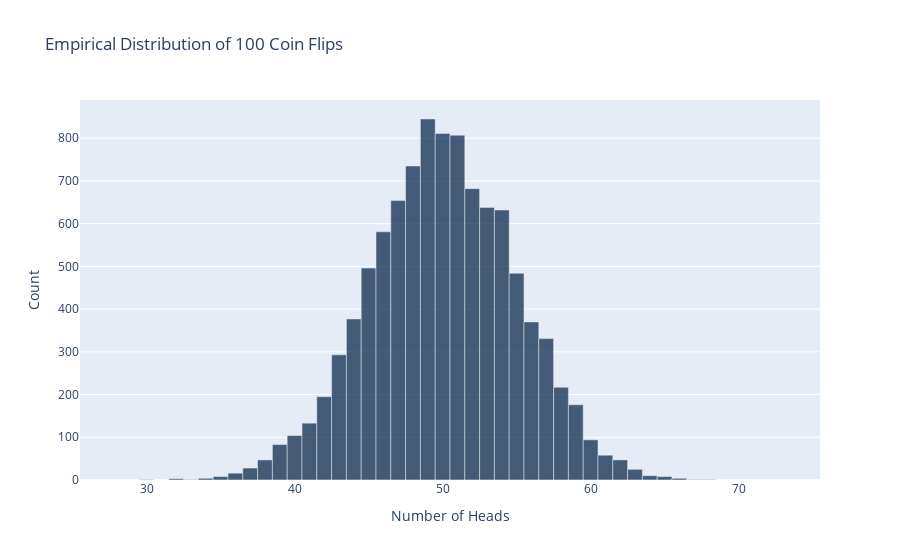

Notebook code cell kept with this figure:
### Code cell
Table().with_columns('Number of Heads', num_heads_arr) \
       .hist(density = False, bins = np.arange(25.5, 76.5), title = 'Empirical Distribution of 100 Coin Flips')

### Figure 1 — Plotly figure (JSON) as saved in the notebook; plotly's stock layout.template omitted (floating-point values rounded to 4 significant figures)
{"data": [{"customdata": ["(25.5, 26.5)", "(26.5, 27.5)", "(27.5, 28.5)", "(28.5, 29.5)", "(29.5, 30.5)", "(30.5, 31.5)", "(31.5, 32.5)", "(32.5, 33.5)", "(33.5, 34.5)", "(34.5, 35.5)", "(35.5, 36.5)", "(36.5, 37.5)", "(37.5, 38.5)", "(38.5, 39.5)", "(39.5, 40.5)", "(40.5, 41.5)", "(41.5, 42.5)", "(42.5, 43.5)", "(43.5, 44.5)", "(44.5, 45.5)", "(45.5, 46.5)", "(46.5, 47.5)", "(47.5, 48.5)", "(48.5, 49.5)", "(49.5, 50.5)", "(50.5, 51.5)", "(51.5, 52.5)", "(52.5, 53.5)", "(53.5, 54.5)", "(54.5, 55.5)", "(55.5, 56.5)", "(56.5, 57.5)", "(57.5, 58.5)", "(58.5, 59.5)", "(59.5, 60.5)", "(60.5, 61.5)", "(61.5, 62.5)", "(62.5, 63.5)", "(63.5, 64.5)", "(64.5, 65.5)", "(65.5, 66.5)", "(66.5, 67.5)", "(67.5, 68.5)", "(68.5, 69.5)", "(69.5, 70.5)", "(70.5, 71.5)", "(71.5, 72.5)", "(72.5, 73.5)", "(73.5, 74.5)", "(74.5, 75.5)", "(75.5, 68.0)"], "hovertemplate": "Bin Endpoints: %{customdata}<br>Bar Height: %{y}", "marker": {"color": "rgb(0,30,66)"}, "name": "Number of Heads", "opacity": 0.7, "type": "bar", "width": [1, 1, 1, 1, 1, 1, 1, 1, 1, 1, 1, 1, 1, 1, 1, 1, 1, 1, 1, 1, 1, 1, 1, 1, 1, 1, 1, 1, 1, 1, 1, 1, 1, 1, 1, 1, 1, 1, 1, 1, 1, 1, 1, 1, 1, 1, 1, 1, 1, 1], "x": [26, 27, 28, 29, 30, 31, 32, 33, 34, 35, 36, 37, 38, 39, 40, 41, 42, 43, 44, 45, 46, 47, 48, 49, 50, 51, 52, 53, 54, 55, 56, 57, 58, 59, 60, 61, 62, 63, 64, 65, 66, 67, 68, 69, 70, 71, 72, 73, 74, 75], "y": [0, 0, 0, 0, 1, 0, 3, 1, 4, 8, 16, 28, 47, 83, 104, 133, 195, 293, 377, 496, 581, 654, 735, 845, 811, 807, 682, 638, 632, 484, 370, 331, 217, 176, 94, 58, 47, 25, 10, 8, 4, 1, 1, 0, 0, 0, 0, 0, 0, 0]}], "layout": {"barmode": "overlay", "title": {"text": "Empirical Distribution of 100 Coin Flips"}, "xaxis": {"title": {"text": "Number of Heads "}}, "yaxis": {"automargin": true, "title": {"text": "Count"}}}}
